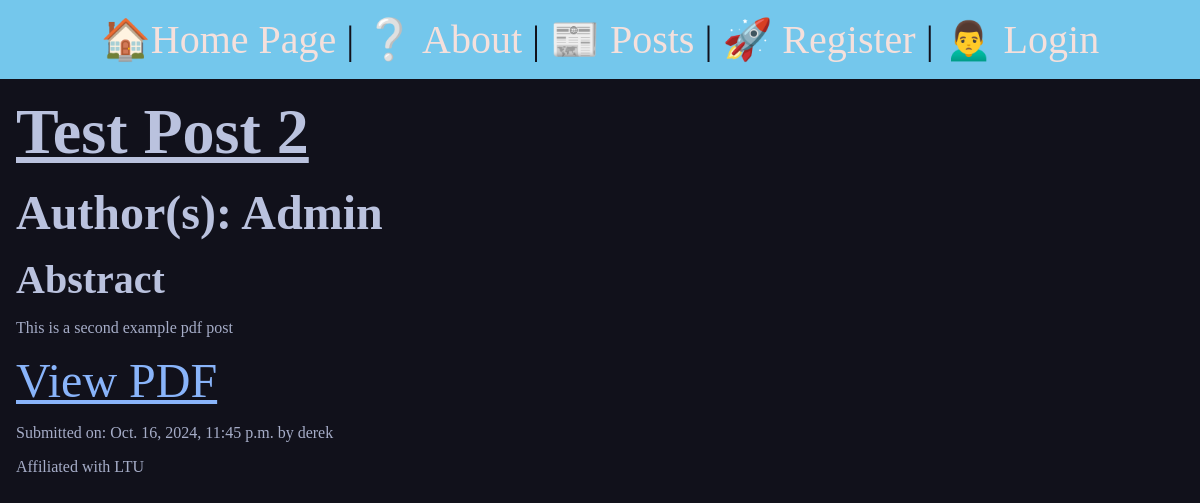
Screenshot of /posts/test-post-2 with the database file from the repository.
### posts/models.py (models this page shows, shortened)
class Post(models.Model):
    title = models.CharField(max_length=255)
    authors = models.CharField(max_length=255, default=" ", help_text="Please use full names separated by commas")
    affiliation = models.CharField(max_length=255, default="LTU")
    keywords = models.CharField(max_length=255, default="Thesis", help_text="Please separate keywords by commas")
    abstract = models.TextField(help_text="Copy and Paste your abstract or introduction into this field")
    slug = AutoSlugField(populate_from='title', unique=True)
    subject = models.CharField(max_length=8, choices=SUBJECT_CHOICES, default='Computer Science')
    date = models.DateTimeField(auto_now_add=True)
    pdf_file = models.FileField()
    license = models.CharField(max_length=8, choices=LICENSE_CHOICES, default='CC BY')
    uploader = models.ForeignKey(User, on_delete=models.CASCADE, default=1)

### posts/views.py (the view)
# urls.py: path('<slug:slug>', views.post_page, name="page"),
def post_page(request, slug):
    post = Post.objects.get(slug=slug)
    return render(request, 'posts/post_page.html', {'post': post})

### posts/templates/posts/post_page.html (shortened to what this page needs)
{% extends 'layout.html' %}
{% block content %}
    <section>
        <h2 class="titles">{{ post.title }}</h2>
        <h2 class="authors">Author(s): {{ post.authors }}</h2>
        <h2>Abstract</h2>
        <p>{{ post.abstract }}</p>
        <a class="download" target="_blank" rel="noopener noreferrer" href="{{ post.pdf_file.url }}">View PDF</a>
        <p>Submitted on: {{ post.date }} by {{ post.uploader }}</p>
        <p>Affiliated with {{ post.affiliation }}</p>
{% endblock %}

### static/css/style.css (style rules this page uses)
* { margin: 0; padding: 0; box-sizing: border-box; }
body { min-height: 100vh; background-color: #11111b; color: #4c4f69; font-size: 3rem; }
section { display: flex; flex-flow: column; gap: 1rem; }
h1, h2 { font-size: 2.5rem; color: #bac2de; }
p { font-size: 1rem; color:#a6adc8; }
a { text-decoration: none; color: #f5e0dc; }
.download { color: #89b4fa; text-decoration: underline; }
.titles { color:#bac2de; font-size: 4rem; text-decoration: underline; }
.authors { color:#bac2de; font-size: 3rem; }

### rows the page displays
Post: title "Test Post 2", authors "Admin", abstract "This is a second example pdf post", date "Oct. 16, 2024, 11:45 p.m.", uploader "derek", affiliation "LTU"
